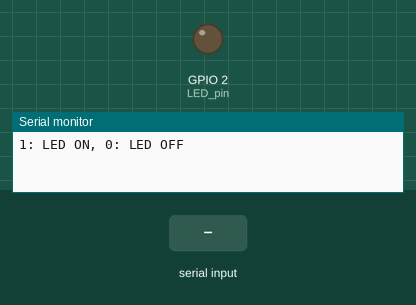
Recording of a sketch running on a simulated ESP32. Shown: output pins drawn as LEDs (lit = HIGH), the last lines printed to the serial monitor. The test bench sets the inputs (shaded band).

Above: at 1.2 s.
1.3 s: "1" received over Serial
At 1.7 s:
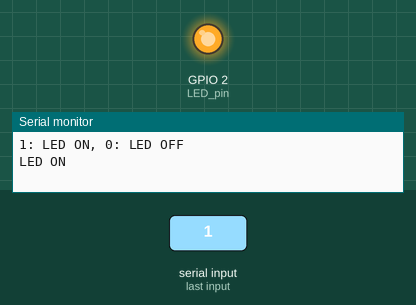
2.8 s: "0" received over Serial
At 4.1 s:
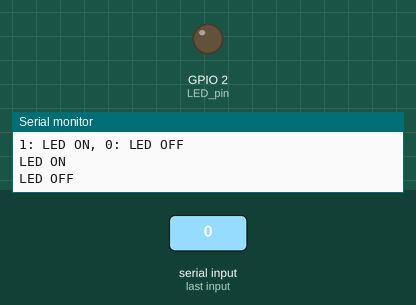
Timing chart, 0 to 5.8 s (numbered marks = the images above; inputs shaded):
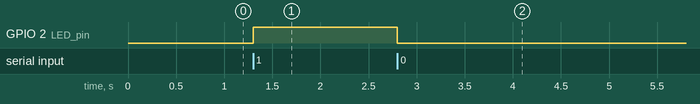

Measured:
- after the input at 1.3 s, GPIO 2 (LED_pin): LOW → HIGH at once
- after the input at 2.8 s, GPIO 2 (LED_pin): HIGH → LOW at once

The sketch:

serial_monitor_2026-11-27.ino
```cpp
/* 시리얼 모니터로 ESP32 보드의 LED를 ON/OFF한다.
 *
 *  2026.11.27
 *  박영기
 */

int LED_pin = 2; // 출력할 핀의 이름은 LED_pin이라 하고, GPIO02 핀으로 지정한다.
char on_off; // 읽어들인 문자를 보관하는 변수

void setup()
{
  Serial.begin(9600); // 시리얼 통신을 시작한다.
  pinMode(LED_pin, OUTPUT); // LED_pin을 출력으로 지정한다.
  digitalWrite(LED_pin, LOW); // LED_pin에 0V를 보낸다.
  Serial.println("1: LED ON, 0: LED OFF"); // 시리얼 모니터에 "1: LED ON, 0: LED OFF"를 출력한다.
}

void loop()
{
  if (Serial.available()) // 시리얼 모니터로 읽은 문자가 있으면
  {
    on_off = Serial.read(); // 시리얼 모니터로 읽은 문자를 on_off에 저장한다.

    switch(on_off) // on_off의 값에 따라 해당되는 case문을 실행한다.
    {

      case '1': // on_off에 저장된 문자가 '1'인 경우
        digitalWrite(LED_pin, HIGH); // LED_pin에 5V를 보낸다.
        Serial.println("LED ON"); // 시리얼 모니터에 "LED ON"을 출력한다.
        break; // 이 경우를 끝낸다.

      case '0': // on_off에 저장된 문자가 '0'인 경우
        digitalWrite(LED_pin, LOW); // LED_pin에 0V를 보낸다.
        Serial.println("LED OFF"); // 시리얼 모니터에 "LED OFF"을 출력한다.
        break; // 이 경우를 끝낸다.

      default: // 위 경우가 아닌 경우
        Serial.println("잘못 입력했습니다."); // 시리얼 모니터에 "잘못 입력했습니다."를 출력한다.
        break; // 이 경우를 끝낸다.
    }
  }
}
```
